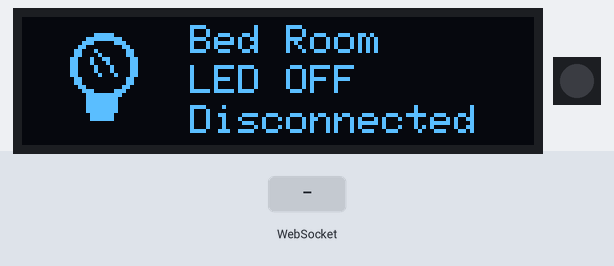
Bench run of a program on a simulated ESP32-S3. Parts: 128×32 one-colour display, 1 RGB LEDs in strip order, left to right. Inputs (shaded band) come from the test bench. Dim RGB values are drawn brighter than linear; storage starts empty; what the program prints to the serial monitor is not drawn.

Above: at 1.2 s.
1.3 s: WebSocket text "toggle" received
At 1.33 s:
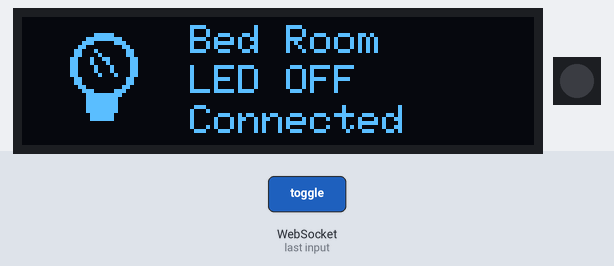
At 1.9 s:
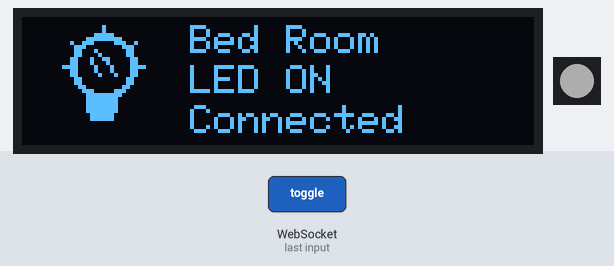
2.8 s: WebSocket text "color:" received
At 3.3 s:
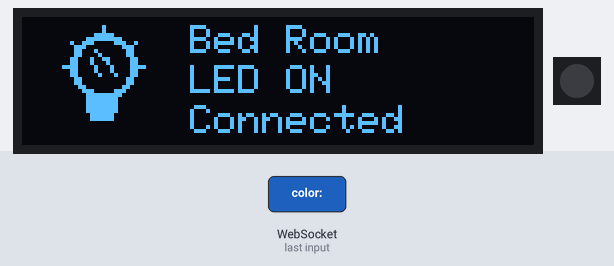
Timing chart, 0 to 5.8 s (numbered marks = the images above; inputs shaded):
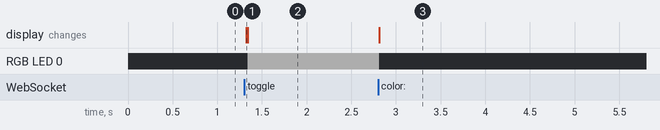

The program:

main.cpp
```cpp
#include <Arduino.h>
#include <WiFi.h>
#include <ESPAsyncWebServer.h>
#include <SPIFFS.h>
#include <FastLED.h>
#include <Wire.h>
#include <Adafruit_GFX.h>
#include <Adafruit_SSD1306.h>

// LED Configuration
#define DATA_PIN 48
#define NUM_LEDS 1

// OLED Configuration
#define SCREEN_WIDTH 128
#define SCREEN_HEIGHT 32
#define OLED_RESET -1
#define SDA_PIN 13
#define SCL_PIN 14

// WiFi Configuration
const char *ssid = "ESP32S3-LED";
const char *password = "12345678";

// Objects
AsyncWebServer server(80);
AsyncWebSocket ws("/ws");
Adafruit_SSD1306 display(SCREEN_WIDTH, SCREEN_HEIGHT, &Wire, OLED_RESET);

CRGB leds[NUM_LEDS];
bool ledState = false;
int connectedClients = 0;

// Function to draw light bulb icon
void drawLightBulb(bool isOn)
{
  display.drawCircle(20, 12, 8, SSD1306_WHITE);
  display.drawCircle(20, 12, 7, SSD1306_WHITE);
  display.fillRect(16, 20, 8, 4, SSD1306_WHITE);
  display.fillRect(17, 24, 6, 2, SSD1306_WHITE);
  display.drawLine(17, 10, 19, 14, SSD1306_WHITE);
  display.drawLine(21, 10, 23, 14, SSD1306_WHITE);
  display.drawLine(18, 8, 22, 12, SSD1306_WHITE);

  if (isOn)
  {
    display.drawLine(12, 6, 14, 8, SSD1306_WHITE);
    display.drawLine(20, 2, 20, 4, SSD1306_WHITE);
    display.drawLine(26, 8, 28, 6, SSD1306_WHITE);
    display.drawLine(28, 12, 30, 12, SSD1306_WHITE);
    display.drawLine(10, 12, 12, 12, SSD1306_WHITE);
  }
}

// Function to update OLED display
void updateDisplay()
{
  display.clearDisplay();

  // Draw Bulb Icon
  drawLightBulb(ledState);

  // OLED Display Text
  display.setTextSize(1);
  display.setTextColor(SSD1306_WHITE);
  display.setCursor(42, 2);
  display.println("Bed Room");
  display.setCursor(42, 12);
  display.println(ledState ? "LED ON" : "LED OFF");
  display.setCursor(42, 22);
  if (connectedClients > 0)
  {
    display.println("Connected");
  }
  else
  {
    display.println("Disconnected");
  }

  display.display();
}

void updateLED()
{
  leds[0] = ledState ? CRGB::White : CRGB::Black;
  FastLED.show();
  updateDisplay(); // / update oled
  Serial.printf("LED is now: %s\n", ledState ? "ON" : "OFF");
}

void notifyClients()
{
  String state = ledState ? "on" : "off";
  ws.textAll(state);
  Serial.printf("Broadcast state to clients: %s\n", state.c_str());
}

CRGB parseColor(String hex)
{
  long number = strtol(hex.c_str() + 1, NULL, 16); // ข้าม '#' ด้วย +1
  int r = (number >> 16) & 0xFF;
  int g = (number >> 8) & 0xFF;
  int b = number & 0xFF;
  return CRGB(r, g, b);
}

void handleWebSocketMessage(void *arg, uint8_t *data, size_t len)
{
  AwsFrameInfo *info = (AwsFrameInfo *)arg;
  if (info->final && info->index == 0 && info->len == len && info->opcode == WS_TEXT)
  {
    String msg = (char *)data;
    Serial.printf("Received WebSocket message: %s\n", msg.c_str());

    if (msg == "toggle")
    {
      ledState = !ledState;
      updateLED(); // update led
      notifyClients();
    }
    if (msg.startsWith("color:"))
    {
      String hexColor = msg.substring(6); // split RGG (#RRGGBB)
      CRGB newColor = parseColor(hexColor);
      leds[0] = newColor;
      FastLED.show();
      Serial.printf("🎨 Set LED color: %s\n", hexColor.c_str());
    }
  }
}

void onEvent(AsyncWebSocket *server, AsyncWebSocketClient *client, AwsEventType type,
             void *arg, uint8_t *data, size_t len)
{
  if (type == WS_EVT_CONNECT)
  {
    Serial.printf("Client connected: #%u [%s]\n", client->id(), client->remoteIP().toString().c_str());
    client->text(ledState ? "on" : "off");
    connectedClients++;
    updateDisplay(); // update connection status
  }
  else if (type == WS_EVT_DISCONNECT)
  {
    Serial.printf("Client disconnected: #%u\n", client->id());
    connectedClients--;
    updateDisplay(); // update connection status
  }
  else if (type == WS_EVT_DATA)
  {
    handleWebSocketMessage(arg, data, len);
  }
}

void setup()
{
  Serial.begin(115200);

  // Initialize OLED
  Wire.begin(SDA_PIN, SCL_PIN);
  if (!display.begin(SSD1306_SWITCHCAPVCC, 0x3C))
  {
    Serial.println(F("SSD1306 allocation failed"));
    for (;;)
      ;
  }

  // Set FastLED
  FastLED.addLeds<WS2812, DATA_PIN, GRB>(leds, NUM_LEDS);
  FastLED.setBrightness(50);
  updateLED(); // update led

  // Initialize WiFi
  WiFi.softAP(ssid, password);
  Serial.printf("Access Point: %s\n", ssid);
  Serial.printf("IP Address: %s\n", WiFi.softAPIP().toString().c_str());

  if (!SPIFFS.begin(true))
  {
    Serial.println("SPIFFS Mount Failed");
    return;
  }

  ws.onEvent(onEvent);
  server.addHandler(&ws);

  server.serveStatic("/", SPIFFS, "/").setDefaultFile("index.html");

  server.begin();
  Serial.println("WebServer started");

  // initial OLED
  updateDisplay();
}

void loop()
{
  // noting..
}
```

Measured:
- after the input at 1.3 s, RGB LED 0: off → RGB(50, 50, 50) at once; the display: changes at once (image 1)
- after the input at 2.8 s, RGB LED 0: RGB(50, 50, 50) → off at once
